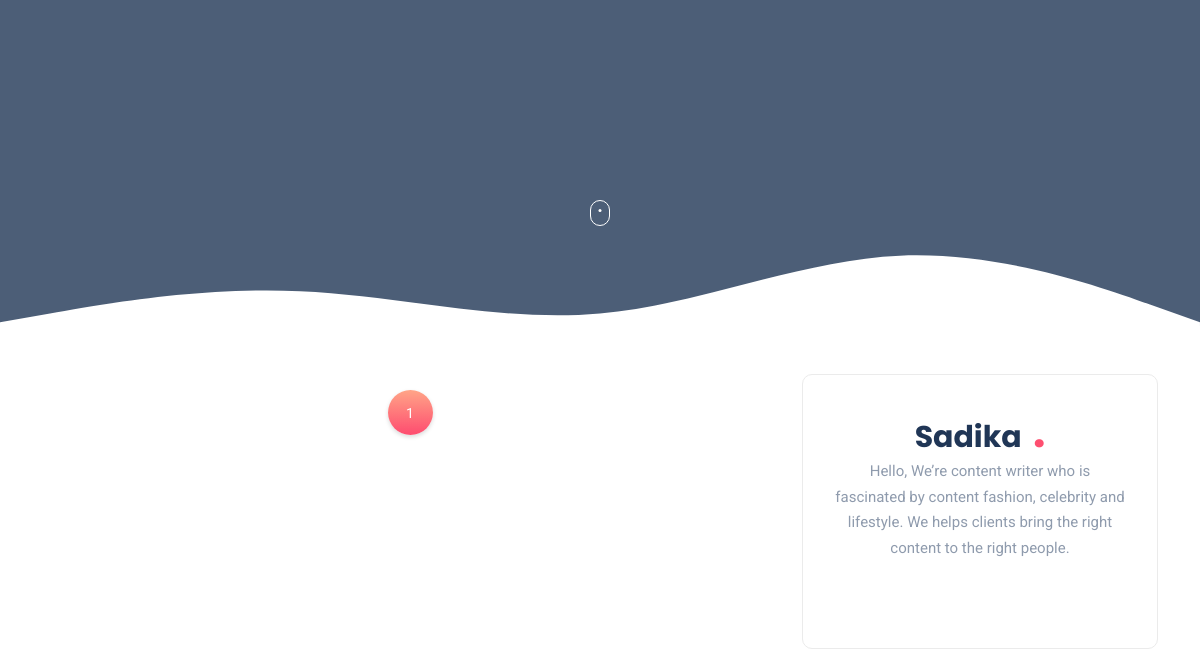
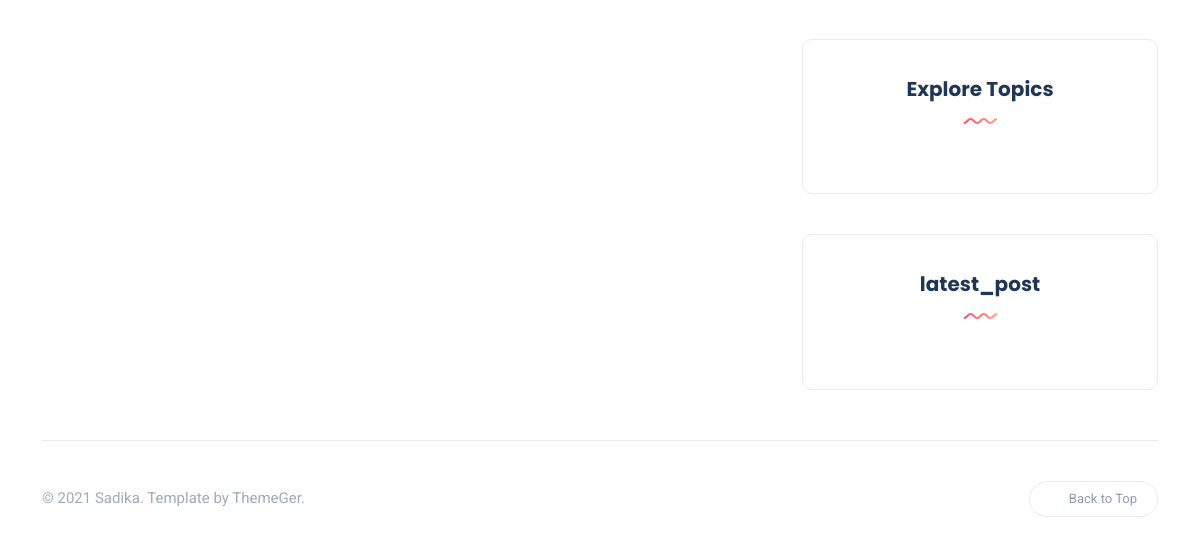
/ (lower part), run on an earlier commit of the app's database (2 pictures, top to bottom).
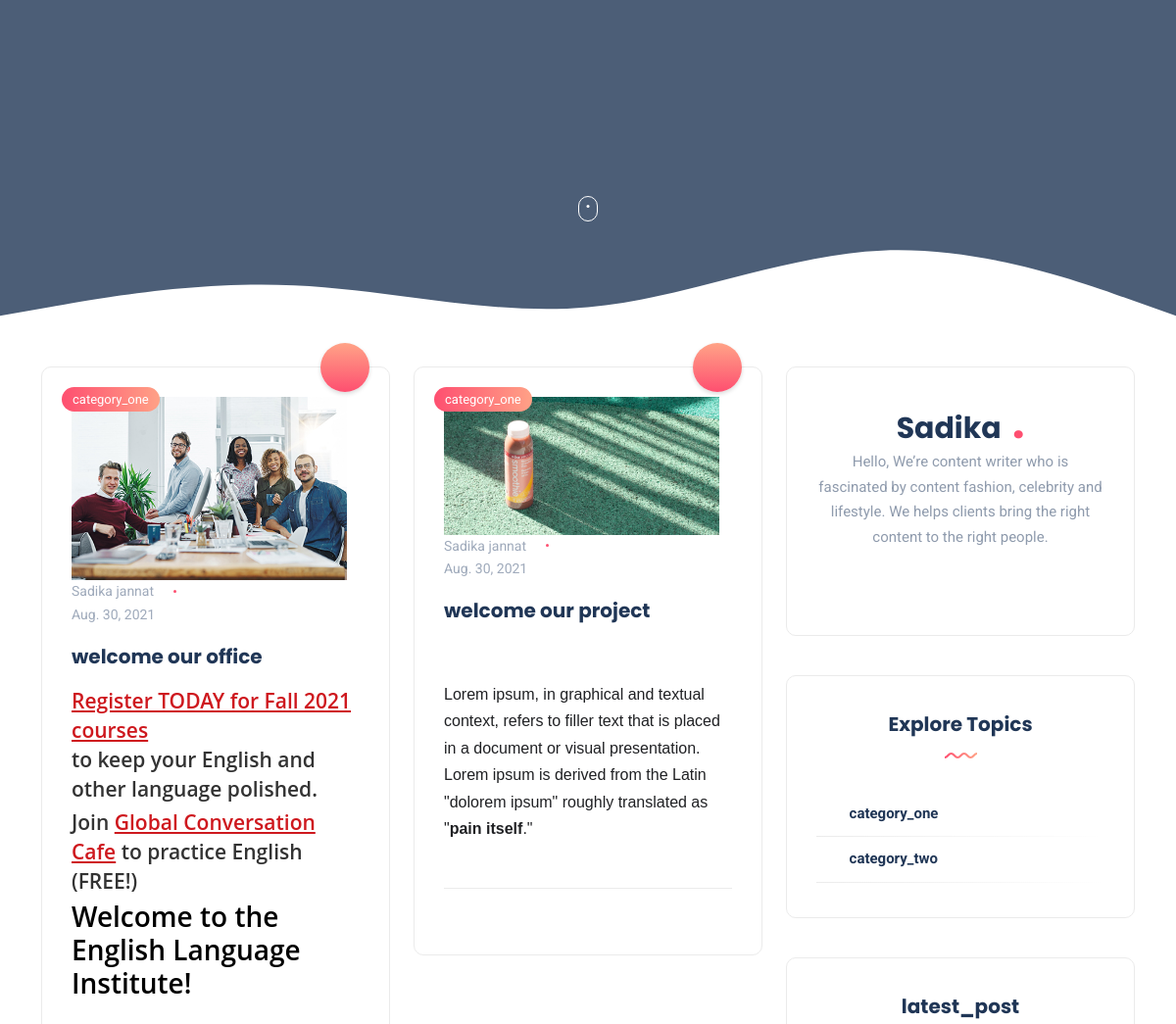
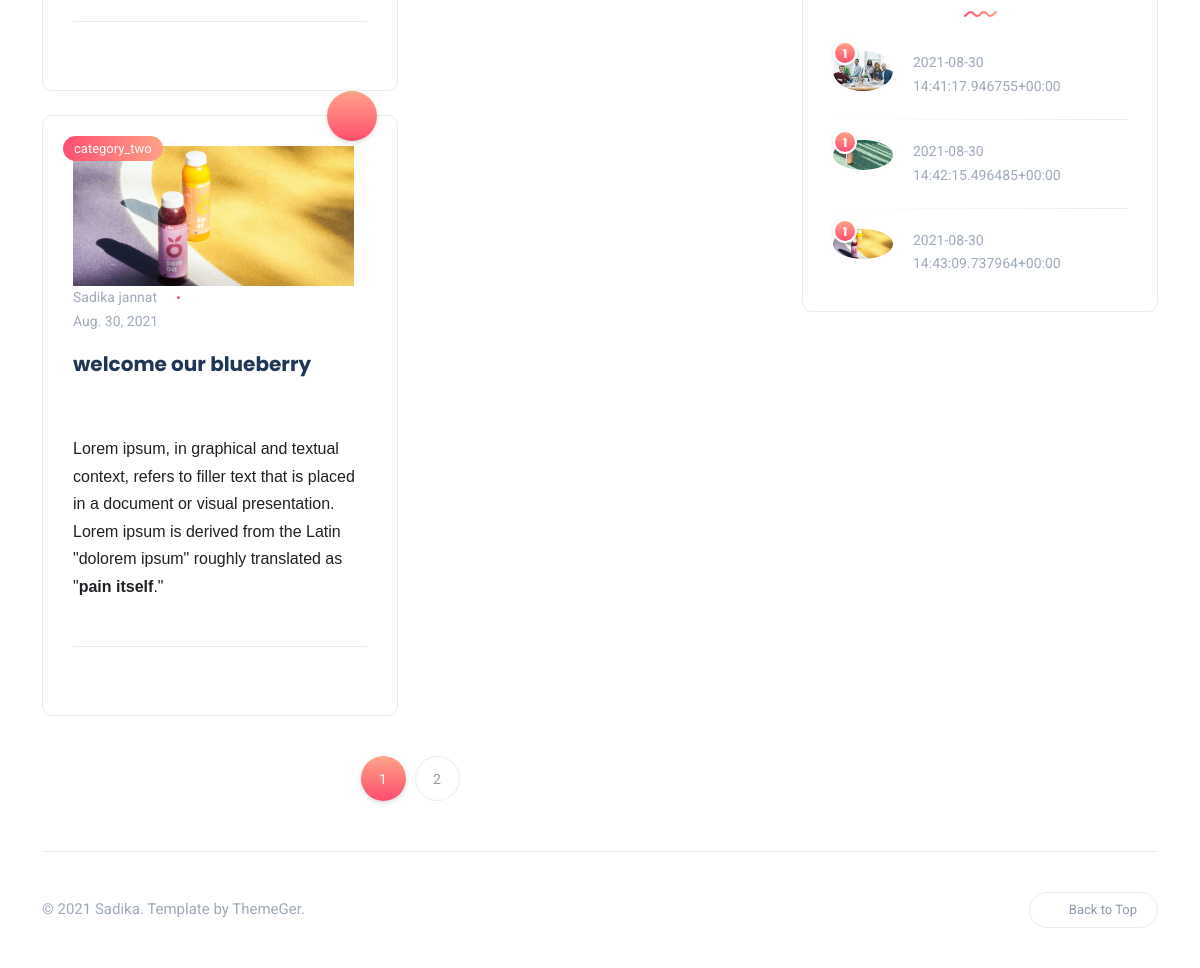
And on a later commit of the database (2 pictures, top to bottom).
### blog/models.py (models this page shows, shortened)
class Post(models.Model):
    category = models.ForeignKey(Category, blank=True, null=True, on_delete= models.CASCADE, related_name='posts')
    title = models.CharField(max_length=100)
    slug = models.SlugField()
    thumbnail = models.ImageField(upload_to ='album/photo')
    description = models.TextField()
    short_description = models.TextField()
    tages =TaggableManager()
    creation = models.DateTimeField(auto_now_add= True)
    def get_absolute_url(self):
        return reverse("blog:blog_details", kwargs={
         "slug": self.slug
            })

class Category(models.Model):
    name = models.CharField(max_length=200)
    slug = models.SlugField(max_length=200,
    unique=True)
    class Meta:
        ordering = ('name',)
        verbose_name = 'category'
        verbose_name_plural = 'categories'
    def get_absolute_url(self):
        return reverse("blog:blog_by_category", args={
        self.slug
        })

### blog/views.py (the view)
def blog_list (request):
    categories = Category.objects.all()
    posts = Post.objects.all()
    latest_post=Post.objects.all()[:3]
    paginator=Paginator(posts,3)
    page_number = request.GET.get('page')
    page_obj = paginator.get_page(page_number)
    context ={
        'posts':posts,
        'page_obj':page_obj,
        'categories':categories,
        'latest_post':latest_post,
    }
    return render (request,'blog/index.html', context)

### templates/blog/index.html (shortened to what the changed rows need)
{% load static %}
<!DOCTYPE html>
<html lang="en-US">
<head>
<link rel="stylesheet" href="{% static "blog/css/bootstrap.min.css" %}" type="text/css" media="all">
<link rel="stylesheet" href="{% static "blog/css/all.min.css" %}" type="text/css" media="all">
<link rel="stylesheet" href="{% static "blog/css/slick.css" %}" type="text/css" media="all">
<link rel="stylesheet" href="{% static "blog/css/simple-line-icons.css" %}" type="text/css" media="all">
<link rel="stylesheet" href="{% static "blog/css/style.css" %}" type="text/css" media="all">
</head>
<body>
<div class="site-wrapper">
	<section class="main-content mt-5">
		<div class="container-xl">
			<div class="row gy-4">
				<div class="col-lg-8">
                    <div class="row gy-4">
                      {% for post in page_obj %}
                      <div class="col-sm-6">
                          <div class="post post-grid rounded bordered">
                              <div class="thumb top-rounded">
                                  <a href="{{ post.get_absolute_url }} " class="category-badge position-absolute">{{ post.category.name }} </a>
                                  <span class="post-format">
                                      <i class="icon-picture"></i>
                                  </span>
                              </div>
                              <div class="details">
                                  <ul class="meta list-inline mb-0">
                                      <li class="list-inline-item"><a href="/"><img src="{{ post.thumbnail.url }} " class="author" alt="author"/>Sadika jannat </a></li>
                                      <li class="list-inline-item">{{ post.creation | date }}  </li>
                                  </ul>
                                  <h5 class="post-title mb-3 mt-3"><a href="{{ post.get_absolute_url }}">{{ post.title }} </a></h5>
                                  <p class="excerpt mb-0">{{ post.description | safe }} </p>
                              </div>
                              <div class="post-bottom clearfix d-flex align-items-center">
                                  <div class="social-share me-auto">
                                      <button class="toggle-button icon-share"></button>
                                  </div>
                                  <div class="more-button float-end">
                                      <a href="/"><span class="icon-options"></span></a>
                                  </div>
                              </div>
                          </div>
                      </div>
                      {% endfor %}
                    </div>
					<nav>
						<ul class="pagination justify-content-center">
              {% load l10n %}
              {% for post in page_obj.paginator.page_range %}
              {% if page_obj.number == post  %}
							<li class="page-item active" aria-current="page">
                <a href="?page={{ post }}">
                  <span class="page-link">{{ post | localize }}</span>
                </a>
							</li>
              {% else %}
							<li class="page-item"><a class="page-link" href="?page={{ post }}">{{ post }}</a></li>
              {% endif %}
              {% endfor %}
						</ul>
					</nav>
				</div>
				<div class="col-lg-4">
					<div class="sidebar">
						<div class="widget rounded">
							 {% for category in categories %}
							<div class="widget-content">
								<ul class="list">
									<li><a href="{{ category.get_absolute_url }}">{{ category.name }} </a></li>
								</ul>
							</div>
              {% endfor %}
						</div>
						<div class="widget rounded">
							<div class="widget-content">
                {% for post in  latest_post %}
								<div class="post post-list-sm circle">
									<div class="thumb circle">
										<span class="number">1</span>
										<a href="blog-single.html">
											<div class="inner">
												<img src="{{ post.thumbnail.url }}" alt="post-title" />
											</div>
										</a>
									</div>
									<div class="details clearfix">
										<ul class="meta list-inline mt-1 mb-0">
											<li class="list-inline-item">{{ post.creation | safe}}</li>
										</ul>
									</div>
								</div>
                {% endfor %}
							</div>
						</div>
					</div>
				</div>
			</div>
		</div>
	</section>
</div>
</body>
</html>

What changed in the data, as far as the page shows it:
added Post: category.name "category_one", thumbnail (picture), creation "Aug. 30, 2021", title "welcome our office", description "Register TODAY for Fall 2021 courses to keep your English and other language polished. Join Global Conversation Cafe to practice English (FREE!) Welcome to the English Language Institute!", creation "2021-08-30 14:41:17.946755+00:00"
added Post: category.name "category_one", thumbnail (picture), creation "Aug. 30, 2021", title "welcome our project", description "Lorem ipsum, in graphical and textual context, refers to filler text that is placed in a document or visual presentation. Lorem ipsum is derived from the Latin \"dolorem ipsum\" roughly translated as \" pain itself .\"", creation "2021-08-30 14:42:15.496485+00:00"
added Post: category.name "category_two", thumbnail (picture), creation "Aug. 30, 2021", title "welcome our blueberry", description "Lorem ipsum, in graphical and textual context, refers to filler text that is placed in a document or visual presentation. Lorem ipsum is derived from the Latin \"dolorem ipsum\" roughly translated as \" pain itself .\"", creation "2021-08-30 14:43:09.737964+00:00"
added Category: name "category_one"
added Category: name "category_two"
Also different on the page:
new list line: "2"
